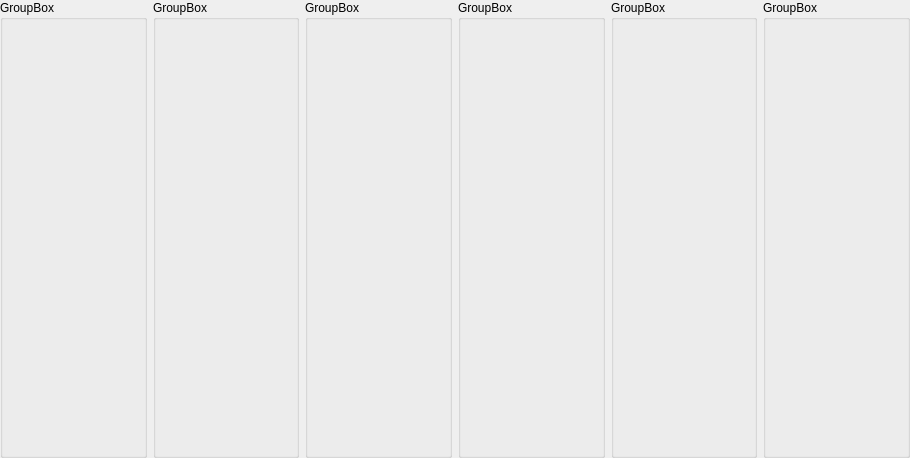
<?xml version="1.0" encoding="UTF-8"?>
<ui version="4.0">
 <class>Kalendarz</class>
 <widget class="QFrame" name="Kalendarz">
  <property name="geometry">
   <rect>
    <x>0</x>
    <y>0</y>
    <width>910</width>
    <height>458</height>
   </rect>
  </property>
  <property name="windowTitle">
   <string>Frame</string>
  </property>
  <layout class="QHBoxLayout" name="horizontalLayout">
   <property name="leftMargin">
    <number>0</number>
   </property>
   <property name="topMargin">
    <number>0</number>
   </property>
   <property name="rightMargin">
    <number>0</number>
   </property>
   <property name="bottomMargin">
    <number>0</number>
   </property>
   <item>
    <widget class="QGroupBox" name="gbday1">
     <property name="title">
      <string>GroupBox</string>
     </property>
     <property name="alignment">
      <set>Qt::AlignLeading|Qt::AlignLeft|Qt::AlignTop</set>
     </property>
     <layout class="QVBoxLayout" name="verticalLayout_day1">
      <property name="leftMargin">
       <number>0</number>
      </property>
      <property name="topMargin">
       <number>0</number>
      </property>
      <property name="rightMargin">
       <number>0</number>
      </property>
      <property name="bottomMargin">
       <number>0</number>
      </property>
     </layout>
    </widget>
   </item>
   <item>
    <widget class="QGroupBox" name="gbday2">
     <property name="title">
      <string>GroupBox</string>
     </property>
     <property name="alignment">
      <set>Qt::AlignLeading|Qt::AlignLeft|Qt::AlignTop</set>
     </property>
     <layout class="QVBoxLayout" name="verticalLayout_day2">
      <property name="leftMargin">
       <number>0</number>
      </property>
      <property name="topMargin">
       <number>0</number>
      </property>
      <property name="rightMargin">
       <number>0</number>
      </property>
      <property name="bottomMargin">
       <number>0</number>
      </property>
     </layout>
    </widget>
   </item>
   <item>
    <widget class="QGroupBox" name="gbday3">
     <property name="title">
      <string>GroupBox</string>
     </property>
     <property name="alignment">
      <set>Qt::AlignLeading|Qt::AlignLeft|Qt::AlignTop</set>
     </property>
     <layout class="QVBoxLayout" name="verticalLayout_day3">
      <property name="leftMargin">
       <number>0</number>
      </property>
      <property name="topMargin">
       <number>0</number>
      </property>
      <property name="rightMargin">
       <number>0</number>
      </property>
      <property name="bottomMargin">
       <number>0</number>
      </property>
     </layout>
    </widget>
   </item>
   <item>
    <widget class="QGroupBox" name="gbday4">
     <property name="title">
      <string>GroupBox</string>
     </property>
     <property name="alignment">
      <set>Qt::AlignLeading|Qt::AlignLeft|Qt::AlignTop</set>
     </property>
     <layout class="QVBoxLayout" name="verticalLayout_day4">
      <property name="leftMargin">
       <number>0</number>
      </property>
      <property name="topMargin">
       <number>0</number>
      </property>
      <property name="rightMargin">
       <number>0</number>
      </property>
      <property name="bottomMargin">
       <number>0</number>
      </property>
     </layout>
    </widget>
   </item>
   <item>
    <widget class="QGroupBox" name="gbday5">
     <property name="title">
      <string>GroupBox</string>
     </property>
     <property name="alignment">
      <set>Qt::AlignLeading|Qt::AlignLeft|Qt::AlignTop</set>
     </property>
     <layout class="QVBoxLayout" name="verticalLayout_day5">
      <property name="leftMargin">
       <number>0</number>
      </property>
      <property name="topMargin">
       <number>0</number>
      </property>
      <property name="rightMargin">
       <number>0</number>
      </property>
      <property name="bottomMargin">
       <number>0</number>
      </property>
     </layout>
    </widget>
   </item>
   <item>
    <widget class="QGroupBox" name="gbDay5">
     <property name="title">
      <string>GroupBox</string>
     </property>
     <property name="alignment">
      <set>Qt::AlignLeading|Qt::AlignLeft|Qt::AlignTop</set>
     </property>
     <layout class="QVBoxLayout" name="verticalLayout_day6">
      <property name="leftMargin">
       <number>0</number>
      </property>
      <property name="topMargin">
       <number>0</number>
      </property>
      <property name="rightMargin">
       <number>0</number>
      </property>
      <property name="bottomMargin">
       <number>0</number>
      </property>
     </layout>
    </widget>
   </item>
  </layout>
 </widget>
 <resources/>
 <connections/>
</ui>
